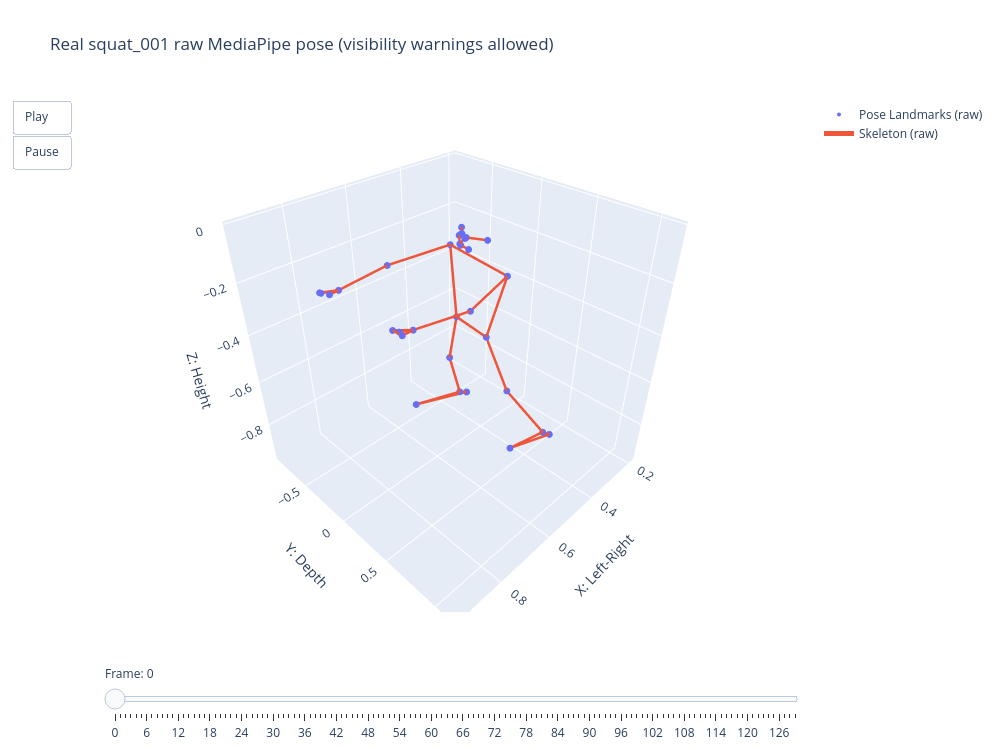

This figure's notebook cell:
### Markdown cell above
## Review View - Raw Visualization (before ⑤)

This is the raw pose review before Step ⑤. Inspect whether the 3D pose resembles a single squat and whether low-visibility landmarks visibly jump or collapse.

### Code cell
fig = create_pose_animation(
    df=df,
    landmarks=LANDMARKS,
    connections=CONNECTIONS,
    coord_mode="raw",
    frame_duration=33,
    height=750,
    width=1000,
    show_text=False,
    title="Real squat_001 raw MediaPipe pose (visibility warnings allowed)",
)

fig

### Figure 1 — Plotly figure (JSON) as saved in the notebook; plotly's stock layout.template omitted (floating-point values rounded to 4 significant figures)
{"data": [{"marker": {"size": 4}, "mode": "markers", "name": "Pose Landmarks (raw)", "showlegend": true, "textposition": "top center", "type": "scatter3d", "x": [0.4572, 0.445, 0.4422, 0.4387, 0.4422, 0.4378, 0.4309, 0.4041, 0.3926, 0.4463, 0.4425, 0.3994, 0.3922, 0.5733, 0.5887, 0.7312, 0.7565, 0.7676, 0.7952, 0.7743, 0.7997, 0.7658, 0.7881, 0.4666, 0.4438, 0.4736, 0.4575, 0.4328, 0.4184, 0.4076, 0.3835, 0.5334, 0.5392], "y": [-0.1211, -0.1028, -0.1035, -0.1034, -0.167, -0.1677, -0.1679, 0.0209, -0.2716, -0.05972, -0.1493, 0.2137, -0.3947, 0.2869, -0.5366, 0.1723, -0.542, 0.1753, -0.6293, 0.1018, -0.5924, 0.1405, -0.5344, 0.1878, -0.188, 0.4315, -0.2321, 0.7232, -0.2138, 0.7419, -0.2191, 0.625, -0.4329], "z": [-0.1472, -0.1297, -0.1293, -0.1289, -0.1289, -0.1279, -0.1268, -0.1341, -0.1334, -0.1628, -0.1627, -0.2382, -0.2193, -0.2694, -0.2393, -0.2758, -0.2569, -0.2744, -0.2634, -0.2675, -0.2562, -0.27, -0.2567, -0.453, -0.4574, -0.6247, -0.6451, -0.767, -0.8379, -0.7923, -0.8647, -0.7924, -0.8777]}, {"line": {"width": 5}, "mode": "lines", "name": "Skeleton (raw)", "showlegend": true, "type": "scatter3d", "x": [0.4572, 0.445, null, 0.445, 0.4422, null, 0.4422, 0.4387, null, 0.4387, 0.4041, null, 0.4572, 0.4422, null, 0.4422, 0.4378, null, 0.4378, 0.4309, null, 0.4309, 0.3926, null, 0.4463, 0.4425, null, 0.3994, 0.3922, null, 0.3994, 0.4666, null, 0.3922, 0.4438, null, 0.4666, 0.4438, null, 0.3994, 0.5733, null, 0.5733, 0.7312, null, 0.7312, 0.7676, null, 0.7312, 0.7743, null, 0.7312, 0.7658, null, 0.7676, 0.7743, null, 0.3922, 0.5887, null, 0.5887, 0.7565, null, 0.7565, 0.7952, null, 0.7565, 0.7997, null, 0.7565, 0.7881, null, 0.7952, 0.7997, null, 0.4666, 0.4736, null, 0.4736, 0.4328, null, 0.4328, 0.4076, null, 0.4328, 0.5334, null, 0.4076, 0.5334, null, 0.4438, 0.4575, null, 0.4575, 0.4184, null, 0.4184, 0.3835, null, 0.4184, 0.5392, null, 0.3835, 0.5392, null], "y": [-0.1211, -0.1028, null, -0.1028, -0.1035, null, -0.1035, -0.1034, null, -0.1034, 0.0209, null, -0.1211, -0.167, null, -0.167, -0.1677, null, -0.1677, -0.1679, null, -0.1679, -0.2716, null, -0.05972, -0.1493, null, 0.2137, -0.3947, null, 0.2137, 0.1878, null, -0.3947, -0.188, null, 0.1878, -0.188, null, 0.2137, 0.2869, null, 0.2869, 0.1723, null, 0.1723, 0.1753, null, 0.1723, 0.1018, null, 0.1723, 0.1405, null, 0.1753, 0.1018, null, -0.3947, -0.5366, null, -0.5366, -0.542, null, -0.542, -0.6293, null, -0.542, -0.5924, null, -0.542, -0.5344, null, -0.6293, -0.5924, null, 0.1878, 0.4315, null, 0.4315, 0.7232, null, 0.7232, 0.7419, null, 0.7232, 0.625, null, 0.7419, 0.625, null, -0.188, -0.2321, null, -0.2321, -0.2138, null, -0.2138, -0.2191, null, -0.2138, -0.4329, null, -0.2191, -0.4329, null], "z": [-0.1472, -0.1297, null, -0.1297, -0.1293, null, -0.1293, -0.1289, null, -0.1289, -0.1341, null, -0.1472, -0.1289, null, -0.1289, -0.1279, null, -0.1279, -0.1268, null, -0.1268, -0.1334, null, -0.1628, -0.1627, null, -0.2382, -0.2193, null, -0.2382, -0.453, null, -0.2193, -0.4574, null, -0.453, -0.4574, null, -0.2382, -0.2694, null, -0.2694, -0.2758, null, -0.2758, -0.2744, null, -0.2758, -0.2675, null, -0.2758, -0.27, null, -0.2744, -0.2675, null, -0.2193, -0.2393, null, -0.2393, -0.2569, null, -0.2569, -0.2634, null, -0.2569, -0.2562, null, -0.2569, -0.2567, null, -0.2634, -0.2562, null, -0.453, -0.6247, null, -0.6247, -0.767, null, -0.767, -0.7923, null, -0.767, -0.7924, null, -0.7923, -0.7924, null, -0.4574, -0.6451, null, -0.6451, -0.8379, null, -0.8379, -0.8647, null, -0.8379, -0.8777, null, -0.8647, -0.8777, null]}], "layout": {"height": 750, "scene": {"aspectmode": "cube", "xaxis": {"range": [0.1724, 0.9658], "title": {"text": "X: Left-Right"}}, "yaxis": {"range": [-0.9254, 1.181], "title": {"text": "Y: Depth"}}, "zaxis": {"range": [-0.9779, 0.009578], "title": {"text": "Z: Height"}}}, "showlegend": true, "sliders": [{"active": 0, "currentvalue": {"prefix": "Frame: "}, "pad": {"t": 50}, "steps": [{"args": [["0"], {"frame": {"duration": 0, "redraw": true}}], "label": "0", "method": "animate"}, {"args": [["1"], {"frame": {"duration": 0, "redraw": true}}], "label": "1", "method": "animate"}, {"args": [["2"], {"frame": {"duration": 0, "redraw": true}}], "label": "2", "method": "animate"}, {"args": [["3"], {"frame": {"duration": 0, "redraw": true}}], "label": "3", "method": "animate"}, {"args": [["4"], {"frame": {"duration": 0, "redraw": true}}], "label": "4", "method": "animate"}, {"args": [["5"], {"frame": {"duration": 0, "redraw": true}}], "label": "5", "method": "animate"}, {"args": [["6"], {"frame": {"duration": 0, "redraw": true}}], "label": "6", "method": "animate"}, {"args": [["7"], {"frame": {"duration": 0, "redraw": true}}], "label": "7", "method": "animate"}, {"args": [["8"], {"frame": {"duration": 0, "redraw": true}}], "label": "8", "method": "animate"}, {"args": [["9"], {"frame": {"duration": 0, "redraw": true}}], "label": "9", "method": "animate"}, {"args": [["10"], {"frame": {"duration": 0, "redraw": true}}], "label": "10", "method": "animate"}, {"args": [["11"], {"frame": {"duration": 0, "redraw": true}}], "label": "11", "method": "animate"}, {"args": [["12"], {"frame": {"duration": 0, "redraw": true}}], "label": "12", "method": "animate"}, {"args": [["13"], {"frame": {"duration": 0, "redraw": true}}], "label": "13", "method": "animate"}, {"args": [["14"], {"frame": {"duration": 0, "redraw": true}}], "label": "14", "method": "animate"}, {"args": [["15"], {"frame": {"duration": 0, "redraw": true}}], "label": "15", "method": "animate"}, {"args": [["16"], {"frame": {"duration": 0, "redraw": true}}], "label": "16", "method": "animate"}, {"args": [["17"], {"frame": {"duration": 0, "redraw": true}}], "label": "17", "method": "animate"}, {"args": [["18"], {"frame": {"duration": 0, "redraw": true}}], "label": "18", "method": "animate"}, {"args": [["19"], {"frame": {"duration": 0, "redraw": true}}], "label": "19", "method": "animate"}, {"args": [["20"], {"frame": {"duration": 0, "redraw": true}}], "label": "20", "method": "animate"}, {"args": [["21"], {"frame": {"duration": 0, "redraw": true}}], "label": "21", "method": "animate"}, {"args": [["22"], {"frame": {"duration": 0, "redraw": true}}], "label": "22", "method": "animate"}, {"args": [["23"], {"frame": {"duration": 0, "redraw": true}}], "label": "23", "method": "animate"}, {"args": [["24"], {"frame": {"duration": 0, "redraw": true}}], "label": "24", "method": "animate"}, {"args": [["25"], {"frame": {"duration": 0, "redraw": true}}], "label": "25", "method": "animate"}, {"args": [["26"], {"frame": {"duration": 0, "redraw": true}}], "label": "26", "method": "animate"}, {"args": [["27"], {"frame": {"duration": 0, "redraw": true}}], "label": "27", "method": "animate"}, {"args": [["28"], {"frame": {"duration": 0, "redraw": true}}], "label": "28", "method": "animate"}, {"args": [["29"], {"frame": {"duration": 0, "redraw": true}}], "label": "29", "method": "animate"}, {"args": [["30"], {"frame": {"duration": 0, "redraw": true}}], "label": "30", "method": "animate"}, {"args": [["31"], {"frame": {"duration": 0, "redraw": true}}], "label": "31", "method": "animate"}, {"args": [["32"], {"frame": {"duration": 0, "redraw": true}}], "label": "32", "method": "animate"}, {"args": [["33"], {"frame": {"duration": 0, "redraw": true}}], "label": "33", "method": "animate"}, {"args": [["34"], {"frame": {"duration": 0, "redraw": true}}], "label": "34", "method": "animate"}, {"args": [["35"], {"frame": {"duration": 0, "redraw": true}}], "label": "35", "method": "animate"}, {"args": [["36"], {"frame": {"duration": 0, "redraw": true}}], "label": "36", "method": "animate"}, {"args": [["37"], {"frame": {"duration": 0, "redraw": true}}], "label": "37", "method": "animate"}, {"args": [["38"], {"frame": {"duration": 0, "redraw": true}}], "label": "38", "method": "animate"}, {"args": [["39"], {"frame": {"duration": 0, "redraw": true}}], "label": "39", "method": "animate"}, {"args": [["40"], {"frame": {"duration": 0, "redraw": true}}], "label": "40", "method": "animate"}, {"args": [["41"], {"frame": {"duration": 0, "redraw": true}}], "label": "41", "method": "animate"}, {"args": [["42"], {"frame": {"duration": 0, "redraw": true}}], "label": "42", "method": "animate"}, {"args": [["43"], {"frame": {"duration": 0, "redraw": true}}], "label": "43", "method": "animate"}, {"args": [["44"], {"frame": {"duration": 0, "redraw": true}}], "label": "44", "method": "animate"}, {"args": [["45"], {"frame": {"duration": 0, "redraw": true}}], "label": "45", "method": "animate"}, {"args": [["46"], {"frame": {"duration": 0, "redraw": true}}], "label": "46", "method": "animate"}, {"args": [["47"], {"frame": {"duration": 0, "redraw": true}}], "label": "47", "method": "animate"}, {"args": [["48"], {"frame": {"duration": 0, "redraw": true}}], "label": "48", "method": "animate"}, {"args": [["49"], {"frame": {"duration": 0, "redraw": true}}], "label": "49", "method": "animate"}, {"args": [["50"], {"frame": {"duration": 0, "redraw": true}}], "label": "50", "method": "animate"}, {"args": [["51"], {"frame": {"duration": 0, "redraw": true}}], "label": "51", "method": "animate"}, {"args": [["52"], {"frame": {"duration": 0, "redraw": true}}], "label": "52", "method": "animate"}, {"args": [["53"], {"frame": {"duration": 0, "redraw": true}}], "label": "53", "method": "animate"}, {"args": [["54"], {"frame": {"duration": 0, "redraw": true}}], "label": "54", "method": "animate"}, {"args": [["55"], {"frame": {"duration": 0, "redraw": true}}], "label": "55", "method": "animate"}, {"args": [["56"], {"frame": {"duration": 0, "redraw": true}}], "label": "56", "method": "animate"}, {"args": [["57"], {"frame": {"duration": 0, "redraw": true}}], "label": "57", "method": "animate"}, {"args": [["58"], {"frame": {"duration": 0, "redraw": true}}], "label": "58", "method": "animate"}, {"args": [["59"], {"frame": {"duration": 0, "redraw": true}}], "label": "59", "method": "animate"}, {"args": [["60"], {"frame": {"duration": 0, "redraw": true}}], "label": "60", "method": "animate"}, {"args": [["61"], {"frame": {"duration": 0, "redraw": true}}], "label": "61", "method": "animate"}, {"args": [["62"], {"frame": {"duration": 0, "redraw": true}}], "label": "62", "method": "animate"}, {"args": [["63"], {"frame": {"duration": 0, "redraw": true}}], "label": "63", "method": "animate"}, {"args": [["64"], {"frame": {"duration": 0, "redraw": true}}], "label": "64", "method": "animate"}, {"args": [["65"], {"frame": {"duration": 0, "redraw": true}}], "label": "65", "method": "animate"}, {"args": [["66"], {"frame": {"duration": 0, "redraw": true}}], "label": "66", "method": "animate"}, {"args": [["67"], {"frame": {"duration": 0, "redraw": true}}], "label": "67", "method": "animate"}, {"args": [["68"], {"frame": {"duration": 0, "redraw": true}}], "label": "68", "method": "animate"}, {"args": [["69"], {"frame": {"duration": 0, "redraw": true}}], "label": "69", "method": "animate"}, {"args": [["70"], {"frame": {"duration": 0, "redraw": true}}], "label": "70", "method": "animate"}, {"args": [["71"], {"frame": {"duration": 0, "redraw": true}}], "label": "71", "method": "animate"}, {"args": [["72"], {"frame": {"duration": 0, "redraw": true}}], "label": "72", "method": "animate"}, {"args": [["73"], {"frame": {"duration": 0, "redraw": true}}], "label": "73", "method": "animate"}, {"args": [["74"], {"frame": {"duration": 0, "redraw": true}}], "label": "74", "method": "animate"}, {"args": [["75"], {"frame": {"duration": 0, "redraw": true}}], "label": "75", "method": "animate"}, {"args": [["76"], {"frame": {"duration": 0, "redraw": true}}], "label": "76", "method": "animate"}, {"args": [["77"], {"frame": {"duration": 0, "redraw": true}}], "label": "77", "method": "animate"}, {"args": [["78"], {"frame": {"duration": 0, "redraw": true}}], "label": "78", "method": "animate"}, {"args": [["79"], {"frame": {"duration": 0, "redraw": true}}], "label": "79", "method": "animate"}, {"args": [["80"], {"frame": {"duration": 0, "redraw": true}}], "label": "80", "method": "animate"}, {"args": [["81"], {"frame": {"duration": 0, "redraw": true}}], "label": "81", "method": "animate"}, {"args": [["82"], {"frame": {"duration": 0, "redraw": true}}], "label": "82", "method": "animate"}, {"args": [["83"], {"frame": {"duration": 0, "redraw": true}}], "label": "83", "method": "animate"}, {"args": [["84"], {"frame": {"duration": 0, "redraw": true}}], "label": "84", "method": "animate"}, {"args": [["85"], {"frame": {"duration": 0, "redraw": true}}], "label": "85", "method": "animate"}, {"args": [["86"], {"frame": {"duration": 0, "redraw": true}}], "label": "86", "method": "animate"}, {"args": [["87"], {"frame": {"duration": 0, "redraw": true}}], "label": "87", "method": "animate"}, {"args": [["88"], {"frame": {"duration": 0, "redraw": true}}], "label": "88", "method": "animate"}, {"args": [["89"], {"frame": {"duration": 0, "redraw": true}}], "label": "89", "method": "animate"}, {"args": [["90"], {"frame": {"duration": 0, "redraw": true}}], "label": "90", "method": "animate"}, {"args": [["91"], {"frame": {"duration": 0, "redraw": true}}], "label": "91", "method": "animate"}, {"args": [["92"], {"frame": {"duration": 0, "redraw": true}}], "label": "92", "method": "animate"}, {"args": [["93"], {"frame": {"duration": 0, "redraw": true}}], "label": "93", "method": "animate"}, {"args": [["94"], {"frame": {"duration": 0, "redraw": true}}], "label": "94", "method": "animate"}, {"args": [["95"], {"frame": {"duration": 0, "redraw": true}}], "label": "95", "method": "animate"}, {"args": [["96"], {"frame": {"duration": 0, "redraw": true}}], "label": "96", "method": "animate"}, {"args": [["97"], {"frame": {"duration": 0, "redraw": true}}], "label": "97", "method": "animate"}, {"args": [["98"], {"frame": {"duration": 0, "redraw": true}}], "label": "98", "method": "animate"}, {"args": [["99"], {"frame": {"duration": 0, "redraw": true}}], "label": "99", "method": "animate"}, {"args": [["100"], {"frame": {"duration": 0, "redraw": true}}], "label": "100", "method": "animate"}, {"args": [["101"], {"frame": {"duration": 0, "redraw": true}}], "label": "101", "method": "animate"}, {"args": [["102"], {"frame": {"duration": 0, "redraw": true}}], "label": "102", "method": "animate"}, {"args": [["103"], {"frame": {"duration": 0, "redraw": true}}], "label": "103", "method": "animate"}, {"args": [["104"], {"frame": {"duration": 0, "redraw": true}}], "label": "104", "method": "animate"}, {"args": [["105"], {"frame": {"duration": 0, "redraw": true}}], "label": "105", "method": "animate"}, {"args": [["106"], {"frame": {"duration": 0, "redraw": true}}], "label": "106", "method": "animate"}, {"args": [["107"], {"frame": {"duration": 0, "redraw": true}}], "label": "107", "method": "animate"}, {"args": [["108"], {"frame": {"duration": 0, "redraw": true}}], "label": "108", "method": "animate"}, {"args": [["109"], {"frame": {"duration": 0, "redraw": true}}], "label": "109", "method": "animate"}, {"args": [["110"], {"frame": {"duration": 0, "redraw": true}}], "label": "110", "method": "animate"}, {"args": [["111"], {"frame": {"duration": 0, "redraw": true}}], "label": "111", "method": "animate"}, {"args": [["112"], {"frame": {"duration": 0, "redraw": true}}], "label": "112", "method": "animate"}, {"args": [["113"], {"frame": {"duration": 0, "redraw": true}}], "label": "113", "method": "animate"}, {"args": [["114"], {"frame": {"duration": 0, "redraw": true}}], "label": "114", "method": "animate"}, {"args": [["115"], {"frame": {"duration": 0, "redraw": true}}], "label": "115", "method": "animate"}, {"args": [["116"], {"frame": {"duration": 0, "redraw": true}}], "label": "116", "method": "animate"}, {"args": [["117"], {"frame": {"duration": 0, "redraw": true}}], "label": "117", "method": "animate"}, {"args": [["118"], {"frame": {"duration": 0, "redraw": true}}], "label": "118", "method": "animate"}, {"args": [["119"], {"frame": {"duration": 0, "redraw": true}}], "label": "119", "method": "animate"}, {"args": [["120"], {"frame": {"duration": 0, "redraw": true}}], "label": "120", "method": "animate"}, {"args": [["121"], {"frame": {"duration": 0, "redraw": true}}], "label": "121", "method": "animate"}, {"args": [["122"], {"frame": {"duration": 0, "redraw": true}}], "label": "122", "method": "animate"}, {"args": [["123"], {"frame": {"duration": 0, "redraw": true}}], "label": "123", "method": "animate"}, {"args": [["124"], {"frame": {"duration": 0, "redraw": true}}], "label": "124", "method": "animate"}, {"args": [["125"], {"frame": {"duration": 0, "redraw": true}}], "label": "125", "method": "animate"}, {"args": [["126"], {"frame": {"duration": 0, "redraw": true}}], "label": "126", "method": "animate"}, {"args": [["127"], {"frame": {"duration": 0, "redraw": true}}], "label": "127", "method": "animate"}, {"args": [["128"], {"frame": {"duration": 0, "redraw": true}}], "label": "128", "method": "animate"}, {"args": [["129"], {"frame": {"duration": 0, "redraw": true}}], "label": "129", "method": "animate"}]}], "title": {"text": "Real squat_001 raw MediaPipe pose (visibility warnings allowed)"}, "updatemenus": [{"buttons": [{"args": [null, {"frame": {"duration": 33, "redraw": true}, "fromcurrent": true, "mode": "immediate", "transition": {"duration": 0}}], "label": "Play", "method": "animate"}, {"args": [[null], {"frame": {"duration": 0, "redraw": false}, "mode": "immediate"}], "label": "Pause", "method": "animate"}], "showactive": false, "type": "buttons"}], "width": 1000}}
